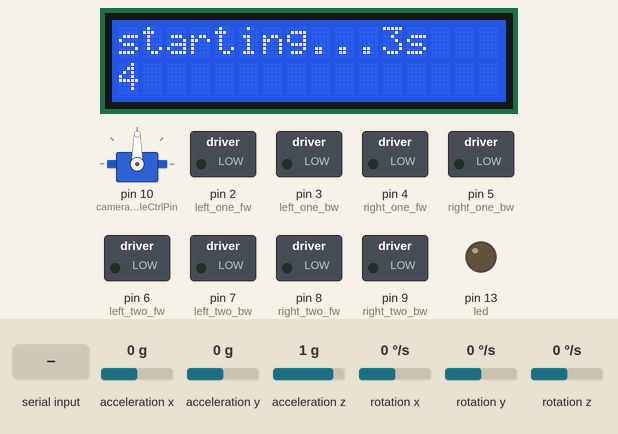
Recording of a sketch running on a simulated Arduino Mega 2560, built with avr-gcc and run on an emulated ATmega2560. On the bench: 16×2 character LCD, servo, switched loads named in the sketch (green lamp = pin HIGH), output pins drawn as LEDs (lit = HIGH). The test bench sets the inputs (shaded band); at power-on: acceleration x 0 g, acceleration y 0 g, acceleration z 1 g, rotation x 0 °/s, rotation y 0 °/s, rotation z 0 °/s.

Above: at 4.2 s.
4.3 s: "camera789" received over the second serial link
At 5.8 s:
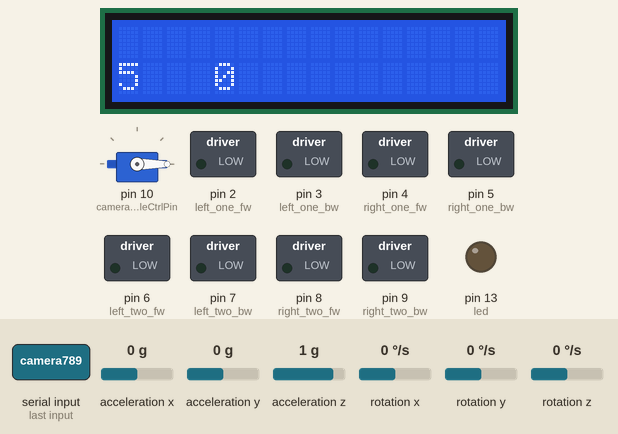
7.3 s: "forward89" received over the second serial link
At 8.4 s:
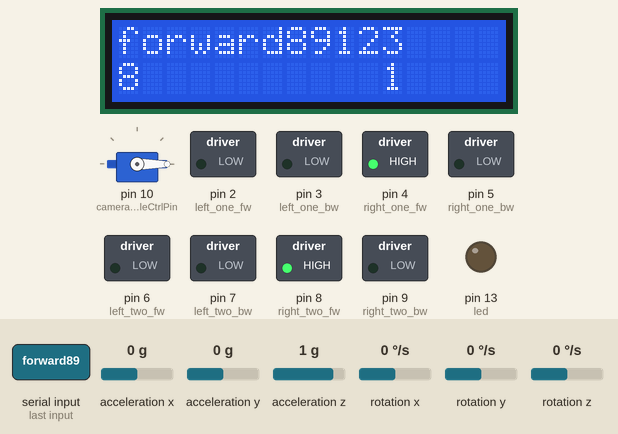
10.3 s: "backward9" received over the second serial link
At 11.8 s:
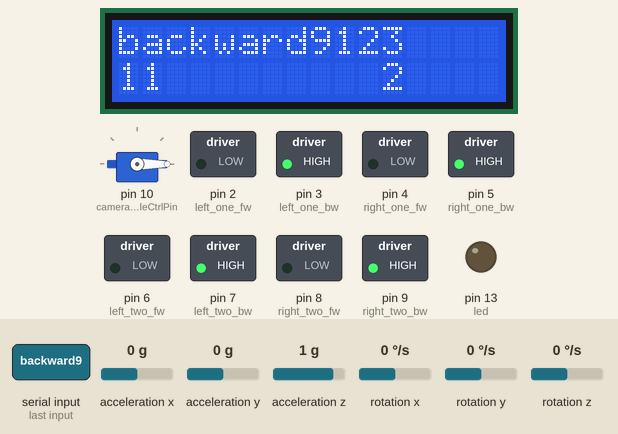
13.3 s: "turnleft9" received over the second serial link
At 14.8 s:
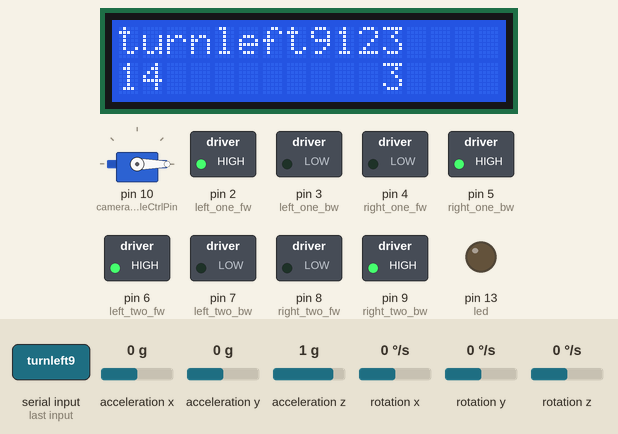
16.3 s: "turnright" received over the second serial link
At 17.7 s:
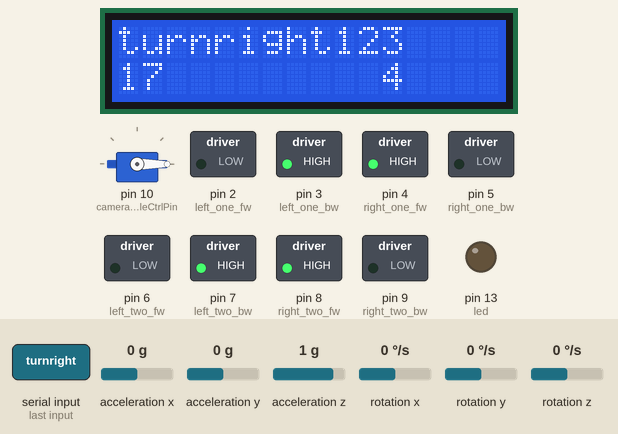
19.3 s: "stop56789" received over the second serial link
At 20.8 s:
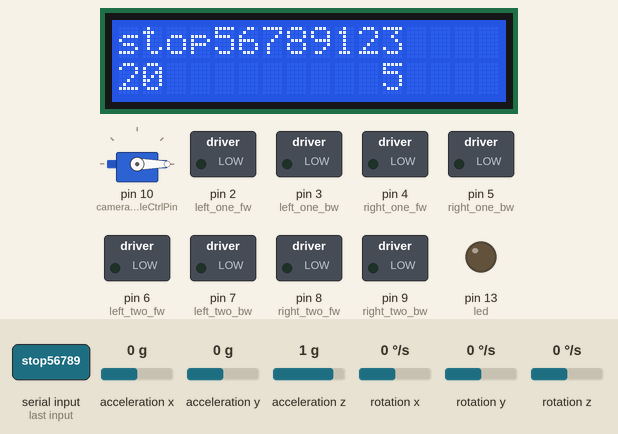
Timing chart, 0 to 22.3 s (numbered marks = the images above; inputs shaded):
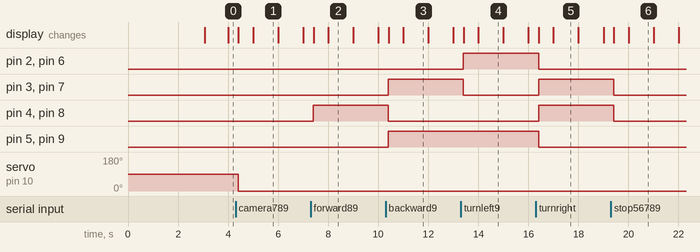

Measured:
- after the input at 4.3 s, servo on pin 10 (cameraAngleCtrlPin): 90° → 0° after 0.11 s; the display: first changes after 0.11 s (image 1 shows a later state)
- after the input at 7.3 s, pin 4 (right_one_fw), pin 8 (right_two_fw): LOW → HIGH after 0.11 s; the display: first changes after 0.11 s (image 2 shows a later state)
- after the input at 10.3 s, pin 3 (left_one_bw), pin 5 (right_one_bw), pin 7 (left_two_bw), pin 9 (right_two_bw): LOW → HIGH after 0.11 s; pin 4 (right_one_fw), pin 8 (right_two_fw): HIGH → LOW after 0.11 s; the display: first changes after 0.11 s (image 3 shows a later state)
- after the input at 13.3 s, pin 2 (left_one_fw), pin 6 (left_two_fw): LOW → HIGH after 0.11 s; pin 3 (left_one_bw), pin 7 (left_two_bw): HIGH → LOW after 0.11 s; the display: first changes after 0.11 s (image 4 shows a later state)
- after the input at 16.3 s, pin 2 (left_one_fw), pin 5 (right_one_bw), pin 6 (left_two_fw), pin 9 (right_two_bw): HIGH → LOW after 0.11 s; pin 3 (left_one_bw), pin 4 (right_one_fw), pin 7 (left_two_bw), pin 8 (right_two_fw): LOW → HIGH after 0.11 s; the display: first changes after 0.11 s (image 5 shows a later state)
- after the input at 19.3 s, pin 3 (left_one_bw), pin 4 (right_one_fw), pin 7 (left_two_bw), pin 8 (right_two_fw): HIGH → LOW after 0.11 s; the display: first changes after 0.11 s (image 6 shows a later state)
- what the display in image 1 shows lasts 1.0 s, from 5.0 s to 6.0 s

The sketch:

car_center_ctrl.ino
```cpp
// include the library code:
#include <LiquidCrystal.h>
#include "motor_ctrl.h"
#include <Servo.h>
#include "I2Cdev.h"
#include "Wire.h"
#include "MPU6050.h"
#define cameraAngleCtrlPin  10

// Pin 13 has an LED connected on most Arduino boards.
// give it a name:
int led = 13;

int16_t a;
// initialize the library with the numbers of the interface pins
LiquidCrystal lcd(25, 23, 28, 26, 24, 22);
Servo myservo;  // create servo object to control a servo
MPU6050 accelgyro;

unsigned long lastTime;
float interval;

/***************»ñÈ¡ÍÓÂÝÒÇºÍ¼ÓËÙ¶È¼Æ*******************/

float accer_d[3];
float gyro_d[3];

float accer_Angle;
float gyro_Angle;

#define G_sens 131.0
#define A_sens 16384.0
#define Gxyz_zero 20.0
#define Axy_zero 0.05
#define Az_zero 0.0

/*********************»¥²¹ÂË²¨²ÎÊý********************/

static long preTime;
static float f_angle;

/******************Æ½ºâ¿ØÖÆ**********************/

float output;
float lastErr;

/******************ÊÖ»ú¿ØÖÆ¹Ü½Å**********************/

char data[10];
float forwardSpeed=0.0,turnSpeed=0.0;
int num=0;

/*********************************************/
// the setup routine runs only once when you press reset:
void setup() {
  // initialize the digital pin as an output.
  pinMode(led, OUTPUT);
  for(int i = 2; i<=9; i++)//¿ØÖÆµç»úµÄ¹Ü½ÅÉèÖÃÎªÊä³ö
	{
		pinMode(i, OUTPUT);
	}

  Serial2.begin(9600);
  Serial2.setTimeout(100);

   // set up the LCD's number of columns and rows:
  lcd.begin(16, 2);
  // Print a message to the LCD.
  lcd.print("hello, GDUFS");
  myservo.attach(cameraAngleCtrlPin);
  myservo.write(90);

  Wire.begin();
  Serial.begin(38400);
  Serial.setTimeout(10);
  accelgyro.initialize();

  stop();
  lcd.setCursor(0, 0);
    // print the number of seconds since reset:
  lcd.print("starting...3s");
  delay(3000);//¶Ô´ýÂ·ÓÉÆ÷Æô¶¯
}

int i=0;
boolean isFirstTimeEnterSelfBalance = true;
boolean isFirstTimeEnterNormalCtrl = true;
// the loop routine runs over and over again forever:
void loop() {

		if(isStood())
	{
		if(isFirstTimeEnterSelfBalance)
		{
			stop();
			isFirstTimeEnterSelfBalance = false;
			isFirstTimeEnterNormalCtrl = true;
		}
		selfBalance();
	}
	else
	{
		if(isFirstTimeEnterNormalCtrl)
		{
			stop();
			isFirstTimeEnterNormalCtrl = false;
			isFirstTimeEnterSelfBalance = true;
		}
		normalCtrl();
	}
    // set the cursor to column 0, line 1
    // (note: line 1 is the second row, since counting begins with 0):
    lcd.setCursor(0, 1);
    // print the number of seconds since reset:
    lcd.print(millis()/1000);
}

void normalCtrl()
{
	if (Serial2.available())
		{
				char ctrMessage[11] = "123\0";
				char Speed[7] = "123\0";
				char Angle[4] = "";
				Serial2.readBytes(ctrMessage,9);
				if(strcmp(ctrMessage,"camera789")==0)
				{
					Serial2.readBytes(Angle,3);
					int cameraAngle = atoi(Angle);
					lcd.clear();
					lcd.setCursor(4,1);
					lcd.print(cameraAngle);
					myservo.write(cameraAngle);
				}else
				{
					Serial2.readBytes(Speed,6);

					if(strcmp(ctrMessage,"forward89")==0)
					{
						forward(Speed);
					}
					if(strcmp(ctrMessage,"backward9")==0)
					{
						backward(Speed);
					}
					if(strcmp(ctrMessage,"turnleft9")==0)
					{
						turnLeft(Speed);
					}
					if(strcmp(ctrMessage,"turnright")==0)
					{
						turnRight(Speed);
					}
					if(strcmp(ctrMessage,"stop56789")==0)
					{
						stop();
					}
					lcd.clear();
					lcd.setCursor(0,0);
					lcd.print(strcat(ctrMessage,Speed));
					lcd.setCursor(11,1);
					lcd.print(++i);
				}
		}
}

void cameraCtrl(int cameraAngle)
{
	analogWrite(cameraAngleCtrlPin, (int)(cameraAngle/180.0 * 255));//×¢ÒâÒª×ª»»³É¸¡µãÐÍ
	lcd.setCursor(11,0);
	lcd.print("OK");
}


void getAccer_Gyro()
{
	int16_t accer[3], gyro[3];
	unsigned long recentTime=millis();

	accelgyro.getMotion6(&accer[0], &accer[1], &accer[2], &gyro[0], &gyro[1], &gyro[2]);
	interval=(recentTime-lastTime)/1000.0;

	accer_d[1]=accerDeleteZero(accer[1],'y');
	accer_d[2]=accerDeleteZero(accer[2],'z');
	gyro_d[0]=gyroDeleteZero(gyro[0],'x');

	accer_Angle=atan2(accer_d[2],accer_d[1])*180/3.1415926;
	gyro_Angle-=gyro_d[0]*interval;

	lastTime=recentTime;

	/*Serial.print(accer_d[1]);
	Serial.print(",");
	Serial.print(accer_d[2]);
	Serial.print(",");
	Serial.println(gyro_d[0]);*/

	/*Serial.print(accer_Angle);
	Serial.print(",");
	Serial.println(-gyro_d[0]);*/
}

float accerDeleteZero(int16_t avalue,char axis)   //È¥¼ÓËÙ¶È¼ÆÁãÖµ
{
	float value=avalue/A_sens;
	if(axis=='x')
		value=value-0.09;
	else if(axis=='y')
		value=value+0.01;
	return value;
}

float gyroDeleteZero(int16_t gvalue,char axis)     //È¥ÍÓÂÝÒÇÁãÖµ
{
	float value=gvalue/G_sens;
	if(axis=='x')
		value=value-42.85;
	return value;
}

void balanceFilter(float angle_m,float gyro_m)
{
	unsigned long now = millis();                           // µ±Ç°Ê±¼ä(ms)
    float dt = (now - preTime) / 1000.0;                    // Î¢·ÖÊ±¼ä(ms)
    preTime = now;
    float K = 1.5;
    float A = K / (K + dt);
    f_angle = A * (f_angle + gyro_m * dt) + (1-A) * angle_m;  // »¥²¹ÂË²¨Ëã·¨
}

void AngleControl(float fangle)
{
	float err,dErr;
	float kp=55,kd=0.4;
	float setPoint=1.6;
	setPoint+=forwardSpeed;
	err=fangle-setPoint;
	dErr=(err-lastErr)/interval;

	output=kp*err-kd*gyro_d[0];

	lastErr=err;

	/*Serial.print(err);
	Serial.print(",");
	Serial.print(fangle);
	Serial.print(",");
	Serial.println(output);*/

	/*Serial.print(forwardSpeed);
	Serial.print(",");
	Serial.println(turnSpeed);*/

}

void pwmOut(float angleOutput,float turnOutput)
{
	float LOutput,ROutput;

	LOutput=angleOutput+turnOutput;//×óµç»ú
	ROutput=angleOutput-turnOutput;//ÓÒµç»ú

	if(LOutput>0)//×óµç»úÏòÇ°
	{
		analogWrite(left_two_fw,constrain(abs(LOutput)+20,0,255));
		digitalWrite(left_two_bw,LOW);
	}
	else if(LOutput<0)//×óµç»úÏòºó
	{
		analogWrite(left_two_bw,constrain(abs(LOutput)+40,0,255));
		digitalWrite(left_two_fw,LOW);
	}
	else  //É²³µ
	{
		digitalWrite(left_two_fw, LOW);
		digitalWrite(left_two_bw, LOW);
	}
	if(ROutput>0)//ÓÒµç»úÏòÇ°
	{
		analogWrite(right_two_fw,constrain(abs(ROutput)+20,0,255));
		digitalWrite(right_two_bw,LOW);
	}
	else if(ROutput<0)//ÓÒµç»úÏòºó
	{
		analogWrite(right_two_bw,constrain(abs(ROutput)+40,0,255));
		digitalWrite(right_two_fw,LOW);
	}
	else//É²³µ
	{
		digitalWrite(right_two_fw, LOW);
		digitalWrite(right_two_bw, LOW);
	}
}

void phoneRemote(void)
{
	char i[7];

	if(Serial2.available())
	{
		Serial2.readBytes(data,9);
		Serial2.readBytes(i,6);
		if (strcmp(data,"stop56789")==0)
		{
			forwardSpeed=0; //Í£Ö¹
			turnSpeed=0;
		}
		else if (strcmp(data,"forward89")==0)
		{
			forwardSpeed=2.0; //Ç°½ø
		}
		else if (strcmp(data,"backward9")==0)
		{
			forwardSpeed=-2.0; //ºóÍË
		}
		else if (strcmp(data,"turnleft9")==0)
		{
			turnSpeed=70; //×ó
		}
		else if (strcmp(data,"turnright")==0)
		{
			turnSpeed=-70; //ÓÒ
		}
		else
		{
			forwardSpeed=0; //Í£Ö¹
			turnSpeed=0;
		}
		lcd.setCursor(5,1);
		lcd.print(data);
	}
}

bool isStood()
{
    getAccer_Gyro();
    balanceFilter(accer_Angle,-gyro_d[0]);
    if(-15<f_angle&&f_angle<15)
    {
        return true;
    }
    else
    {
        return false;
    }
}

void selfBalance()
{
    phoneRemote();
    AngleControl(f_angle);
    pwmOut(output,turnSpeed);
}
```

motor_ctrl.h
```cpp
#include <arduino.h>
int left_one_fw = 2;//use PWM to ctrl motors
int left_one_bw = 3;
int right_one_fw = 4;
int right_one_bw = 5;
int left_two_fw = 6;
int left_two_bw = 7;
int right_two_fw = 8;
int right_two_bw = 9;

int speedLevel(char *level)
{
	if(strcmp(level,"level1")==0)
	{
		return 28*3;
	}
	if(strcmp(level,"level2")==0)
	{
		return 28*4;
	}
	if(strcmp(level,"level3")==0)
	{
		return (int)28*4.5;
	}
	if(strcmp(level,"level4")==0)
	{
		return 28*5;
	}
	if(strcmp(level,"level5")==0)
	{
		return (int)28*5.5;
	}
	if(strcmp(level,"level6")==0)
	{
		return 28*6;
	}
	if(strcmp(level,"level7")==0)
	{
		return (int)28*6.5;
	}
	if(strcmp(level,"level8")==0)
	{
		return 28*8;
	}
	if(strcmp(level,"level9")==0)
	{
		return 255;
	}
}

void forward(char *level)
{
	int speed = speedLevel(level);
	float percent = 0.915;
	analogWrite(left_one_fw, int (speed * percent));
	digitalWrite(left_one_bw, LOW);
	analogWrite(right_one_fw, speed);
	digitalWrite(right_one_bw, LOW);
	analogWrite(left_two_fw, int (speed * percent));
	digitalWrite(left_two_bw, LOW);
	analogWrite(right_two_fw, speed);
	digitalWrite(right_two_bw, LOW);
}

void backward(char *level)
{
	int speed = speedLevel(level);

	digitalWrite(left_one_fw, LOW);
	analogWrite(left_one_bw, speed);
	digitalWrite(right_one_fw, LOW);
	analogWrite(right_one_bw, speed);
	digitalWrite(left_two_fw, LOW);
	analogWrite(left_two_bw, speed);
	digitalWrite(right_two_fw, LOW);
	analogWrite(right_two_bw, speed);
}

void turnRight(char *level)
{
	int speed  = speedLevel(level);

	digitalWrite(left_one_fw, LOW);
	analogWrite(left_one_bw, speed);
	analogWrite(right_one_fw, speed);
	digitalWrite(right_one_bw, LOW);
	digitalWrite(left_two_fw, LOW);
	analogWrite(left_two_bw, speed);
	analogWrite(right_two_fw, speed);
	digitalWrite(right_two_bw, LOW);
}

void turnLeft(char *level)
{
	int speed = speedLevel(level);

	analogWrite(left_one_fw, speed);
	digitalWrite(left_one_bw, LOW);
	digitalWrite(right_one_fw, LOW);
	analogWrite(right_one_bw, speed);
	analogWrite(left_two_fw, speed);
	digitalWrite(left_two_bw, LOW);
	digitalWrite(right_two_fw, LOW);
	analogWrite(right_two_bw, speed);
}

void stop()
{
	digitalWrite(left_one_fw, LOW);
	digitalWrite(left_one_bw, LOW);
	digitalWrite(right_one_fw, LOW);
	digitalWrite(right_one_bw, LOW);
	digitalWrite(left_two_fw, LOW);
	digitalWrite(left_two_bw, LOW);
	digitalWrite(right_two_fw, LOW);
	digitalWrite(right_two_bw, LOW);
}
```
